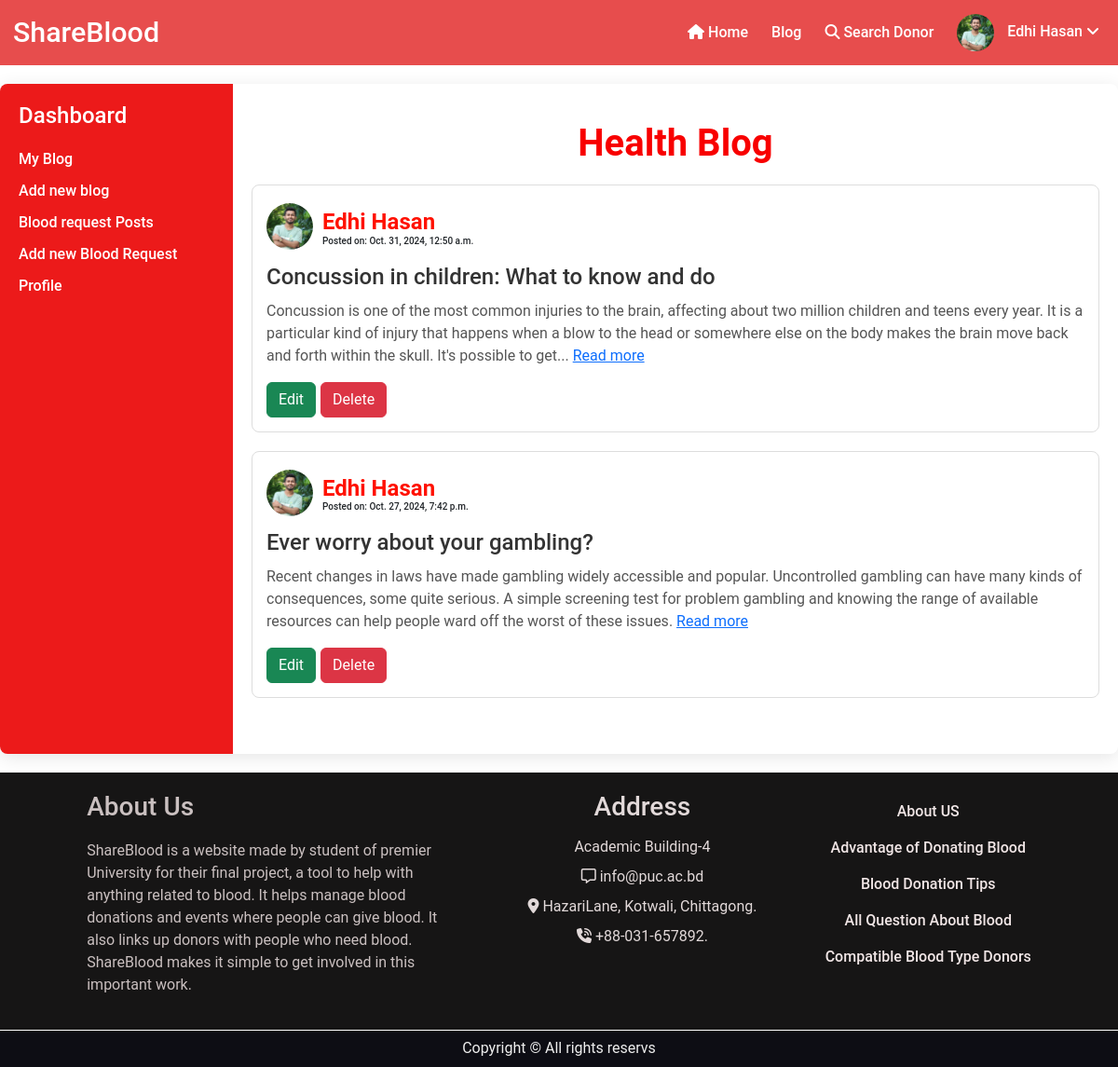
The page /dashboard (signed in) on the database its author committed.
### bloodology/models.py (models this page shows, shortened)
class UserProfile(models.Model):
        BLOOD_GROUP_CHOICES = [
                ('A+', 'A+'),
                ('A-', 'A-'),
                ('B+', 'B+'),
                ('B-', 'B-'),
                ('O+', 'O+'),
                ('O-', 'O-'),
                ('AB+', 'AB+'),
                ('AB-', 'AB-'),
        ]
        user = models.OneToOneField(User, on_delete=models.CASCADE)
        name = models.CharField(max_length=150)
        blood_group = models.CharField(choices=BLOOD_GROUP_CHOICES,max_length=5)
        phone_number = models.CharField(max_length=15)
        address = models.CharField(max_length=250)
        profile_img = models.ImageField(upload_to='Images')
        otp = models.CharField(max_length=6, blank=True, null=True)  # Store OTP
        otp_expiration = models.DateTimeField(blank=True, null=True)  # Expiration time for OTP
        last_blood_donation = models.DateTimeField(blank=True, null=True)  # Last blood donation date

class BlogPost(models.Model):
        user_profile = models.ForeignKey(UserProfile, on_delete=models.CASCADE)
        title = models.CharField(max_length=200)
        content = HTMLField()
        blogPostTime = models.DateTimeField(auto_now_add=True)

### bloodology/views.py (the view)
# urls.py: path('dashboard', views.dashboard, name='dashboard'),
def dashboard(request):
    posts = BlogPost.objects.filter(user_profile=request.user.userprofile).order_by('-blogPostTime')
    return render(request,'bloodology/dashboard.html',{'posts': posts})

### bloodology/templatetags/custom_filters.py (called while the page is built)
@register.filter
def truncate_html(content, chars):
    content = strip_tags(content)  # Removes HTML tags
    if len(content) > chars:
        return content[:chars] + "..."
    return content

### bloodology/templates/bloodology/dashboard.html (shortened to what this page needs)
{% extends 'bloodology/base.html' %}
{% load static %}
{% load custom_filters %}
{% block content %}
<body>
    <div class="dashboard">
        <div class="sidebar">
            <h2>Dashboard</h2>
            <nav>
                <ul>
                    <li><a href="{% url 'dashboard' %}">My Blog</a></li>
                    <li><a href="{% url 'blogapostform' %}">Add new blog</a></li>
                    <li><a href="{% url 'dashbloodReq' %}">Blood request Posts</a></li>
                    <li><a href="{% url 'addRequest' %}">Add new Blood Request</a></li>
                    <li><a href="{% url 'profile' %}">Profile</a></li>
                </ul>
            </nav>
        </div>
        <div class="blogcontainer col-sm-11">
            <h1>Health Blog</h1>
            {% for post in posts %}
                <div class="blog-post">
                    <div class="bloguser-info">
                        <img src="{{ post.user_profile.profile_img.url }}" alt="User Name" class="blogprofile-pic">
                        <div class="bloguser-details">
                            <h4>{{ post.user_profile.name }}</h4>
                            <h6>Posted on: {{ post.blogPostTime }}</h6>
                        </div>
                    </div>
                    <h2 class="blog-title">
                        <a style="text-decoration: none; color:#333;" href="{% url 'blog_detail' post.id %}">{{ post.title }}</a>
                    </h2>
                    <p class="blog-description">
                        {{ post.content|truncate_html:300|safe }}
                        <a href="{% url 'blog_detail' post.id %}">Read more</a>
                    </p>
                    <div class="d-flex justify-content-start bt">
                        <button class="btn btn-success editb"><a href="{% url 'updateBlogPost' post.id %}">Edit</a></button>
                        <form action="{% url 'deleteBlogPost' post.id %}" method="POST"> {% csrf_token %}
                            <button type="submit" class='btn btn-danger'>Delete</button>
                        </form>
                    </div>
                </div>
            {% empty %}
                <p>There are no blog posts available.</p>
            {% endfor %}
        </div>
    </div>
</body>
{% endblock content %}

### bloodology/templates/bloodology/base.html (shortened to what this page needs)
<!DOCTYPE html>
{% load static %}
<html lang="en">
<head>
    <link rel="stylesheet" href="{% static 'bloodology/css/style.css' %}">
    <link rel="stylesheet" href="{% static 'bloodology/css/bootstrap.css' %}">
</head>
<body>
    <div class="navigation">
        <div class="nav-left">
            <div class="nav-logo">
                <a href="{% url 'home' %}">ShareBlood</a>
            </div>
        </div>
        <div class="nav-right" id="nav-right">
            <a href="{% url 'home' %}"><i class="fa-solid fa-house"></i> Home</a>
            <a href="{% url 'blogapost' %}"> Blog</a>
            <a href="{% url 'All_Donors' %}"><i class="fa-solid fa-search"></i> Search Donor</a>
            {% if request.user.is_authenticated %}
            <div class="user-dropdown">
                <a href="#" class="user-profile" onclick="toggleDropdown(event)">
                    {% if request.user.userprofile %}
                    <img src="{{ request.user.userprofile.profile_img.url }}" alt="Profile Image" class="dprofile-img">
                    {{ request.user.userprofile.name }} <i class='fas fa-angle-down'></i>
                    {% else %}
                    <img src="{% static 'bloodology/image/image.png' %}" alt="Admin" class="dprofile-img">
                    Admin Profile <i class='fas fa-angle-down'></i>
                    {% endif %}
                </a>
            </div>
            {% else %}
            <a href="{% url 'signUp' %}"><i class="fa-solid fa-user-plus"></i> SignUp</a>
            <a href="{% url 'login' %}"><i class="fas fa-sign-in"></i> Login</a>
            {% endif %}
        </div>
    </div>
    {% block content %}
    {% endblock content %}
    <div class="footer">
        <div class="footer-2">
            <div >
                <div class="about">
                    <h3>About Us</h3>
                    <p>ShareBlood is a website made by student of premier University for their final project, a tool to help with anything related to blood. It helps manage blood donations and events where people can give blood. It also links up donors with people who need blood. ShareBlood makes it simple to get involved in this important work.</p>
                </div>
            </div>
            <div class="address">
                <h3>Address</h3>
                <p>Academic Building-4</p>
                <p><i class="fa-regular fa-message"></i> info@puc.ac.bd</p>
                <p><i class="fa-solid fa-location-dot"></i> HazariLane, Kotwali, Chittagong.</p>
                <p><i class="fa-solid fa-phone-volume"></i> +88-031-657892.</p>
            </div>
            <div class="msg">
                <div class="advantage">
                    <h4><a href="{% url 'About' %}">About US</a></h4>
                    <h4><a href="{% url 'advantage' %}">Advantage of Donating Blood</a></h4>
                    <h4><a href="{% url 'Blood_Donation_Tips' %}">Blood Donation Tips</a></h4>
                    <h4><a href="{% url 'AboutBdonation' %}">All Question About Blood</a></h4>
                    <h4><a href="{% url 'Compatible' %}">Compatible Blood Type Donors</a></h4>
                </div>
            </div>
        </div>
        <div class="copyright">
            Copyright © All rights reservs
        </div>
    </div>
</body>
</html>

### static/bloodology/css/style.css (style rules this page uses)
* { margin: 0; border: border-box; font-family: "Roboto", sans-serif; }
.navigation { height: 70px; background-color: rgb(231, 77, 77); display: flex; justify-content: space-between; align-items: center; padding: 0 20px; position: relative; }
.nav-left, .nav-right { display: flex; align-items: center; }
.nav-logo { height: 65px; width: 120px; margin-right: 20px; display: flex; align-items: center; justify-content: center; padding-left: 10px; }
.nav-logo a { font-size: 1.9rem; font-weight: 50px; color: white; }
.navigation a { text-decoration: none; color: rgb(255, 255, 255); font-weight: 550; margin-left: 15px; }
.nav-right a { margin-left: 25px; }
.dprofile-img { width: 40px; height: 40px; border-radius: 50%; object-fit: cover; margin-right: 10px; vertical-align: middle; }
.user-dropdown { position: relative; }
.nav-right { display: flex; }
.advantage h4 a { text-decoration: none; color: rgb(241, 230, 230); line-height: 25px; font-size: medium; }
.about { width: 400px; }
.footer-2 { padding: 20px; display: flex; justify-content: space-evenly; align-items: flex-start; flex-wrap: wrap; background-color: rgb(22, 21, 21); color: rgb(202, 192, 192); }
.footer-2 h3 { padding-bottom: 10px; }
.address { text-align: center; line-height: 15px; color: rgb(226, 217, 217); }
.advantage { display: flex; flex-direction: column; align-items: center; }
.advantage h4 { margin: 5px 0; }
.copyright { display: flex; align-items: center; justify-content: center; border-top: 1px solid white; background-color: rgb(13, 13, 20); height: 40px; color: rgb(238, 238, 238); }
.blogcontainer { max-width: 950px; margin: 20px auto; padding: 15px; border-radius: 8px; }
.blogcontainer h1 { text-align: center; color: #f80000; font-weight: bold; }
.blog-post { margin: 20px 0; padding: 15px; border: 1px solid #921717; border-radius: 8px; background-color: #ffffff; }
.bloguser-info { display: flex; align-items: center; margin-bottom: 10px; }
.blogprofile-pic { width: 40px; height: 40px; border-radius: 50%; margin-right: 15px; }
.bloguser-details { line-height: 0.01cm; margin-top: 10px; }
.bloguser-details h4 { margin-bottom: -8px; color: #ff1100; font-weight: bold; }
.bloguser-details h6 { margin-top: 8px; font-size: 10px; }
.blog-title { color: #333; font-size: 1.5em; margin: 10px 0; }
.blog-description { color: #555; font-size: 1em; }
.dashboard { display: flex; max-width: 1200px; margin: 20px auto; background: #fff; border-radius: 8px; box-shadow: 0 4px 20px rgba(0, 0, 0, 0.1); }
.sidebar { background-color: #ec1a1a; color: white; padding: 20px; width: 250px; border-top-left-radius: 8px; border-bottom-left-radius: 8px; }
.sidebar h2 { font-size: 1.5rem; margin-bottom: 20px; }
.sidebar nav ul { list-style: none; padding: 0; }
.sidebar nav ul li { margin: 10px 0; }
.sidebar nav ul li a { color: white; text-decoration: none; font-weight: 500; }
.blogcontainer { flex-grow: 1; padding: 20px; }
.blog-post { margin-bottom: 20px; border: 1px solid #ddd; border-radius: 8px; padding: 15px; }
.bloguser-info { display: flex; align-items: center; }
.blogprofile-pic { width: 50px; height: 50px; border-radius: 50%; margin-right: 10px; }
.btn { margin-right: 10px; }

### bloodology/templates/bloodology/dashboard.html (style rules this page uses)
.editb { margin-right:5px; }
.editb a { text-decoration:none; color:white; }

### rows shown on the page
BlogPost: user_profile.profile_img (picture), user_profile.name "Edhi Hasan", blogPostTime "Oct. 31, 2024, 12:50 a.m.", title "Concussion in children: What to know and do", content "Concussion is one of the most common injuries to the brain, affecting about two million children and teens every year. It is a particular kind of injury that happens when a blow to the head or somewhere else on the body makes the brain move back and forth within the skull. It's possible to get..."
BlogPost: user_profile.profile_img (picture), user_profile.name "Edhi Hasan", blogPostTime "Oct. 27, 2024, 7:42 p.m.", title "Ever worry about your gambling?", content "Recent changes in laws have made gambling widely accessible and popular. Uncontrolled gambling can have many kinds of consequences, some quite serious. A simple screening test for problem gambling and knowing the range of available resources can help people ward off the worst of these issues."

### other values the page prints
{{ request.user.userprofile.name }} "Edhi Hasan"
